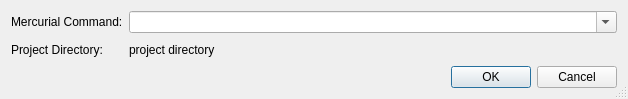
<?xml version="1.0" encoding="UTF-8"?>
<ui version="4.0">
 <class>HgCommandDialog</class>
 <widget class="QDialog" name="HgCommandDialog">
  <property name="geometry">
   <rect>
    <x>0</x>
    <y>0</y>
    <width>628</width>
    <height>99</height>
   </rect>
  </property>
  <property name="windowTitle">
   <string>Mercurial Command</string>
  </property>
  <property name="sizeGripEnabled">
   <bool>true</bool>
  </property>
  <layout class="QGridLayout" name="gridLayout">
   <item row="0" column="0">
    <widget class="QLabel" name="textLabel1">
     <property name="text">
      <string>Mercurial Command:</string>
     </property>
    </widget>
   </item>
   <item row="0" column="1">
    <widget class="QComboBox" name="commandCombo">
     <property name="sizePolicy">
      <sizepolicy hsizetype="Expanding" vsizetype="Fixed">
       <horstretch>0</horstretch>
       <verstretch>0</verstretch>
      </sizepolicy>
     </property>
     <property name="toolTip">
      <string>Enter the Mercurial command to be executed with all necessary parameters</string>
     </property>
     <property name="whatsThis">
      <string>&lt;b&gt;Mercurial Command&lt;/b&gt;
&lt;p&gt;Enter the Mercurial command to be executed including all necessary 
parameters. If a parameter of the commandline includes a space you have to 
surround this parameter by single or double quotes. Do not include the name 
of the Mercurial client executable (i.e. hg).&lt;/p&gt;</string>
     </property>
     <property name="editable">
      <bool>true</bool>
     </property>
     <property name="insertPolicy">
      <enum>QComboBox::InsertAtTop</enum>
     </property>
     <property name="duplicatesEnabled">
      <bool>false</bool>
     </property>
    </widget>
   </item>
   <item row="1" column="0">
    <widget class="QLabel" name="textLabel3">
     <property name="sizePolicy">
      <sizepolicy hsizetype="Minimum" vsizetype="Preferred">
       <horstretch>0</horstretch>
       <verstretch>0</verstretch>
      </sizepolicy>
     </property>
     <property name="text">
      <string>Project Directory:</string>
     </property>
    </widget>
   </item>
   <item row="1" column="1">
    <widget class="QLabel" name="projectDirLabel">
     <property name="sizePolicy">
      <sizepolicy hsizetype="Expanding" vsizetype="Preferred">
       <horstretch>0</horstretch>
       <verstretch>0</verstretch>
      </sizepolicy>
     </property>
     <property name="toolTip">
      <string>This shows the root directory of the current project.</string>
     </property>
     <property name="text">
      <string>project directory</string>
     </property>
    </widget>
   </item>
   <item row="2" column="0" colspan="2">
    <widget class="QDialogButtonBox" name="buttonBox">
     <property name="orientation">
      <enum>Qt::Horizontal</enum>
     </property>
     <property name="standardButtons">
      <set>QDialogButtonBox::Cancel|QDialogButtonBox::Ok</set>
     </property>
    </widget>
   </item>
  </layout>
 </widget>
 <pixmapfunction>qPixmapFromMimeSource</pixmapfunction>
 <tabstops>
  <tabstop>commandCombo</tabstop>
  <tabstop>buttonBox</tabstop>
 </tabstops>
 <resources/>
 <connections>
  <connection>
   <sender>buttonBox</sender>
   <signal>accepted()</signal>
   <receiver>HgCommandDialog</receiver>
   <slot>accept()</slot>
   <hints>
    <hint type="sourcelabel">
     <x>41</x>
     <y>103</y>
    </hint>
    <hint type="destinationlabel">
     <x>49</x>
     <y>129</y>
    </hint>
   </hints>
  </connection>
  <connection>
   <sender>buttonBox</sender>
   <signal>rejected()</signal>
   <receiver>HgCommandDialog</receiver>
   <slot>reject()</slot>
   <hints>
    <hint type="sourcelabel">
     <x>173</x>
     <y>109</y>
    </hint>
    <hint type="destinationlabel">
     <x>174</x>
     <y>128</y>
    </hint>
   </hints>
  </connection>
 </connections>
</ui>
